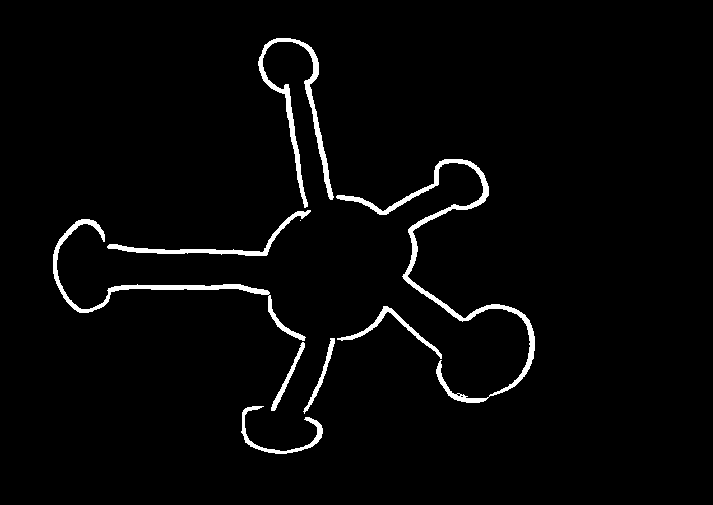
#> input picture docs/image.png, 713 x 505 px
$ python main.py
#> lines starting #> are read from the running program, lines starting #| are printed output that depends on the picture; after the words box and inside, x2 and y2 are one past the last pixel; in counts of white or black regions, pixels touching at a corner belong together
import cv2
import numpy as np

image = cv2.imread('image.png')
#> image is the input picture: shape (505, 713, 3); 2.7% white; 9 white regions (1 under 20 px), largest, box (x1, y1, x2, y2) and area: (336, 159, 535, 403) 3114, (258, 38, 334, 208) 1911, (53, 219, 306, 341) 1865
height, width, channels = image.shape
#> height = 505; width = 713; channels = 3
output = np.zeros((height, width))

grayscale = cv2.cvtColor(image, cv2.COLOR_RGB2GRAY)

kernel = np.ones((5,5),np.uint8)
dilated = cv2.dilate(grayscale, kernel, iterations = 2)
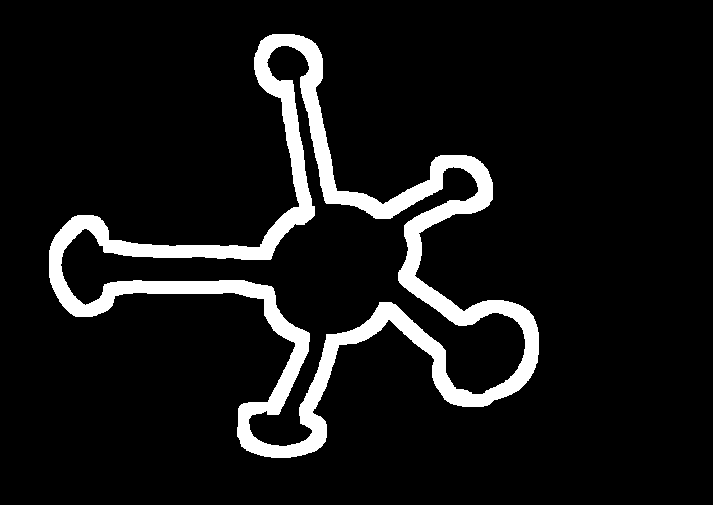
#> dilated: shape (505, 713); 8.6% white; 1 white region

contours, hierarchy = cv2.findContours(
    dilated,
    cv2.RETR_TREE,
    cv2.CHAIN_APPROX_SIMPLE
)
#> contours = 2 contours; box (x1, y1, x2, y2) and area: (49, 34, 539, 458) 63257, (60, 45, 526, 447) 34130

cv2.drawContours(
    output,
    [max(contours, key = cv2.contourArea)],
    -1,
    (255, 255, 255),
    thickness = cv2.FILLED
)
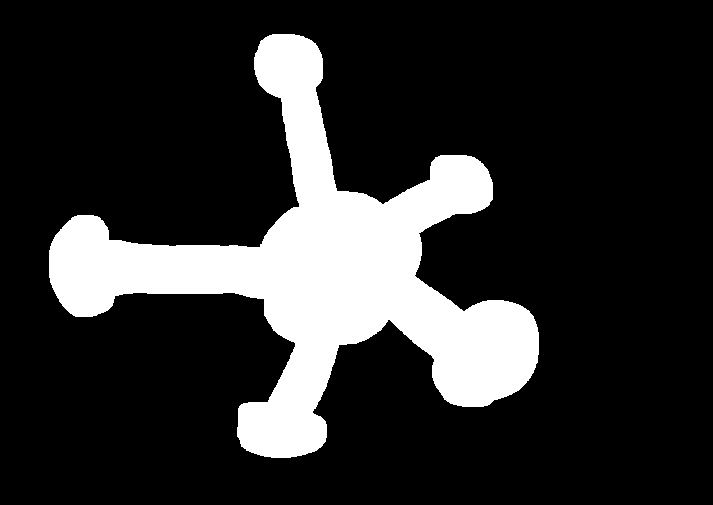
#> output: shape (505, 713) float64; 17.8% white; 1 white region, box (x1, y1, x2, y2) and area: (49, 34, 539, 458) 64269

morphSize = 28

element = cv2.getStructuringElement(
    cv2.MORPH_ELLIPSE,
    (2 * morphSize + 1, 2 * morphSize + 1),
    (morphSize, morphSize)
)


output = cv2.morphologyEx(
    output,
    cv2.MORPH_TOPHAT,
    element
)
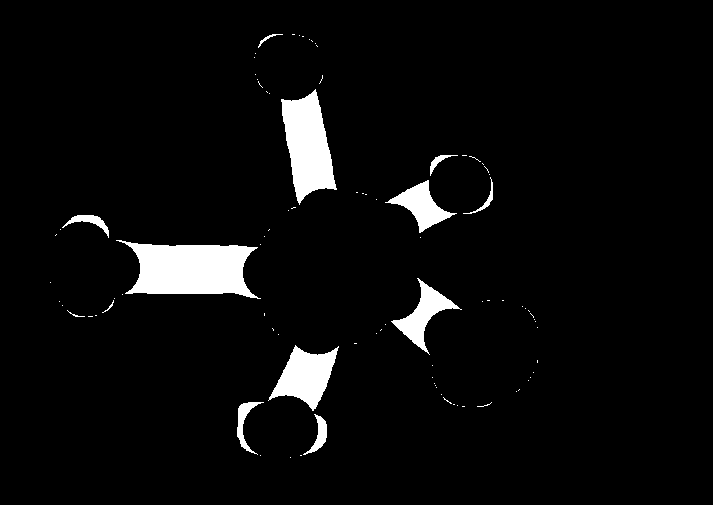
#> output: shape (505, 713) float64; 4.5% white; 89 white regions (76 under 20 px), largest, box (x1, y1, x2, y2) and area: (116, 240, 261, 299) 5498, (281, 89, 337, 205) 3834, (268, 345, 339, 411) 2376
cv2.imshow('A', output)
cv2.waitKey()
